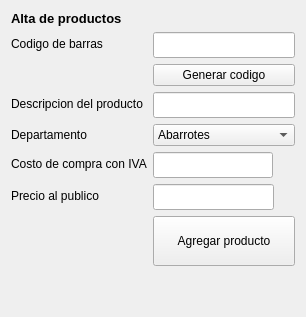
          <widget class="QWidget" name="tab">
           <attribute name="icon">
            <iconset>
             <normaloff>images/16/add2-16.png</normaloff>images/16/add2-16.png</iconset>
           </attribute>
           <attribute name="title">
            <string>Nuevo producto</string>
           </attribute>
           <layout class="QVBoxLayout" name="verticalLayout_4">
            <item>
             <widget class="QLabel" name="label_4">
              <property name="font">
               <font>
                <pointsize>10</pointsize>
                <weight>75</weight>
                <bold>true</bold>
               </font>
              </property>
              <property name="text">
               <string>Alta de productos</string>
              </property>
             </widget>
            </item>
            <item>
             <layout class="QFormLayout" name="formLayout">
              <property name="fieldGrowthPolicy">
               <enum>QFormLayout::AllNonFixedFieldsGrow</enum>
              </property>
              <item row="0" column="0">
               <widget class="QLabel" name="label_5">
                <property name="text">
                 <string>Codigo de barras</string>
                </property>
               </widget>
              </item>
              <item row="0" column="1">
               <widget class="QLineEdit" name="tpcodigo">
                <property name="font">
                 <font>
                  <pointsize>11</pointsize>
                 </font>
                </property>
               </widget>
              </item>
              <item row="1" column="1">
               <widget class="QPushButton" name="bpgenera">
                <property name="text">
                 <string>Generar codigo</string>
                </property>
               </widget>
              </item>
              <item row="2" column="0">
               <widget class="QLabel" name="label_6">
                <property name="text">
                 <string>Descripcion del producto</string>
                </property>
               </widget>
              </item>
              <item row="2" column="1">
               <widget class="QLineEdit" name="tpdesc">
                <property name="font">
                 <font>
                  <pointsize>11</pointsize>
                 </font>
                </property>
               </widget>
              </item>
              <item row="3" column="0">
               <widget class="QLabel" name="label_7">
                <property name="text">
                 <string>Departamento</string>
                </property>
               </widget>
              </item>
              <item row="3" column="1">
               <widget class="QComboBox" name="cpdep">
                <item>
                 <property name="text">
                  <string>Abarrotes</string>
                 </property>
                </item>
                <item>
                 <property name="text">
                  <string>Papeleria</string>
                 </property>
                </item>
                <item>
                 <property name="text">
                  <string>Merceria</string>
                 </property>
                </item>
                <item>
                 <property name="text">
                  <string>Computo</string>
                 </property>
                </item>
                <item>
                 <property name="text">
                  <string>Regalos</string>
                 </property>
                </item>
                <item>
                 <property name="text">
                  <string>Oficina</string>
                 </property>
                </item>
                <item>
                 <property name="text">
                  <string>Servicios</string>
                 </property>
                </item>
               </widget>
              </item>
              <item row="4" column="0">
               <widget class="QLabel" name="label_8">
                <property name="text">
                 <string>Costo de compra con IVA</string>
                </property>
               </widget>
              </item>
              <item row="4" column="1">
               <widget class="QLineEdit" name="txtPrecio">
                <property name="maximumSize">
                 <size>
                  <width>120</width>
                  <height>16777215</height>
                 </size>
                </property>
                <property name="font">
                 <font>
                  <pointsize>11</pointsize>
                 </font>
                </property>
                <property name="alignment">
                 <set>Qt::AlignRight|Qt::AlignTrailing|Qt::AlignVCenter</set>
                </property>
               </widget>
              </item>
              <item row="5" column="0">
               <widget class="QLabel" name="label_10">
                <property name="text">
                 <string>Precio al publico</string>
                </property>
               </widget>
              </item>
              <item row="5" column="1">
               <widget class="QLineEdit" name="txtPrecioPublico">
                <property name="maximumSize">
                 <size>
                  <width>121</width>
                  <height>16777215</height>
                 </size>
                </property>
                <property name="font">
                 <font>
                  <pointsize>11</pointsize>
                  <weight>75</weight>
                  <bold>true</bold>
                 </font>
                </property>
                <property name="styleSheet">
                 <string notr="true">color: rgb(255, 103, 53);</string>
                </property>
                <property name="alignment">
                 <set>Qt::AlignRight|Qt::AlignTrailing|Qt::AlignVCenter</set>
                </property>
               </widget>
              </item>
              <item row="6" column="1">
               <widget class="QPushButton" name="bpagregar">
                <property name="minimumSize">
                 <size>
                  <width>0</width>
                  <height>50</height>
                 </size>
                </property>
                <property name="text">
                 <string>Agregar producto</string>
                </property>
               </widget>
              </item>
             </layout>
            </item>
            <item>
             <spacer name="verticalSpacer">
              <property name="orientation">
               <enum>Qt::Vertical</enum>
              </property>
              <property name="sizeHint" stdset="0">
               <size>
                <width>20</width>
                <height>40</height>
               </size>
              </property>
             </spacer>
            </item>
           </layout>
          </widget>
